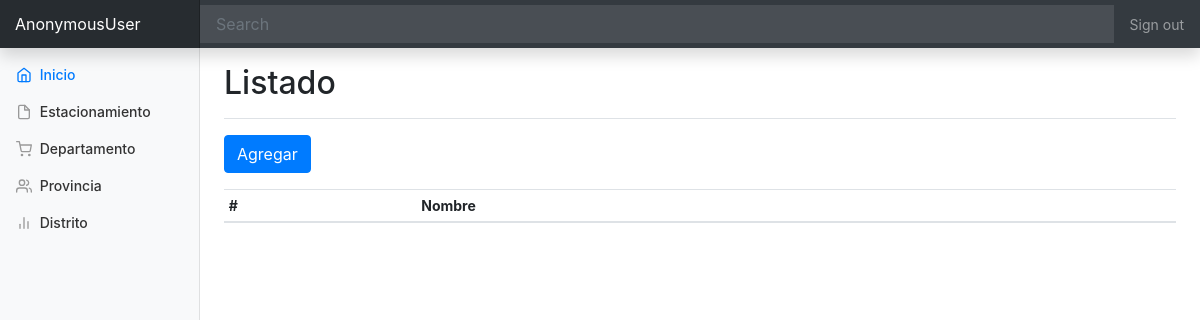
The app's page /estacionamiento/, older data.
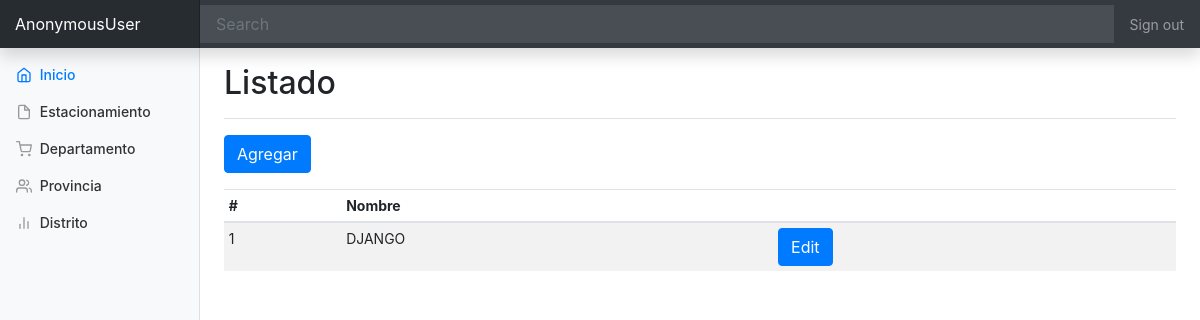
The same page, newer data.
### backoffice/models.py (models this page shows, shortened)
class Estacionamiento(models.Model):
    nombre = models.CharField(max_length=50)
    direccion = models.CharField(max_length=80, null=True, blank=True)
    latitud = models.DecimalField(max_digits=9, decimal_places=7)
    longitud = models.DecimalField(max_digits=9, decimal_places=7)
    departamento = models.ForeignKey(Departamento, on_delete=models.CASCADE, null=True, blank=True)
    provincia = models.ForeignKey(Provincia, on_delete=models.CASCADE, null=True, blank=True)
    distrito = models.ForeignKey(Distrito, on_delete=models.CASCADE, null=True, blank=True)
    activo = models.BooleanField(default=True)

### backoffice/views.py (the view)
# urls.py: path('estacionamiento/', EstacionamientoList.as_view(), name='estacionamiento-list'),
class EstacionamientoList(ListView):
    template_name = 'estacionamiento/list.html'
    model = Estacionamiento

### backoffice/templates/estacionamiento/list.html
{% extends 'base.html' %}
{% block main %}
    <div class="d-flex justify-content-between flex-wrap flex-md-nowrap align-items-center pt-3 pb-2 mb-3 border-bottom">
        <h1 class="h2">Listado</h1>
    </div>
    <div class="form-group">
        <a class="btn btn-primary" href="{% url 'bo:estacionamiento-add' %}" role="button">Agregar</a>
    </div>
    <div class="table-responsive">
        <table class="table table-striped table-sm">
            <thead>
            <tr>
                <th>#</th>
                <th>Nombre</th>
                <th></th>
            </tr>
            </thead>
            <tbody>
            {% for c in object_list %}
                <tr>
                    <td>{{ forloop.counter }}</td>
                    <td>{{ c.nombre }}</td>
                    <td>
                        <a class="btn btn-primary" href="{% url 'bo:estacionamiento-edit' c.id %}" role="button">Edit</a>
                    </td>
                </tr>
            {% endfor %}
            </tbody>
        </table>
    </div>
{% endblock %}

Row changes from the older to the newer data that the page shows:
added Estacionamiento: nombre "DJANGO"
